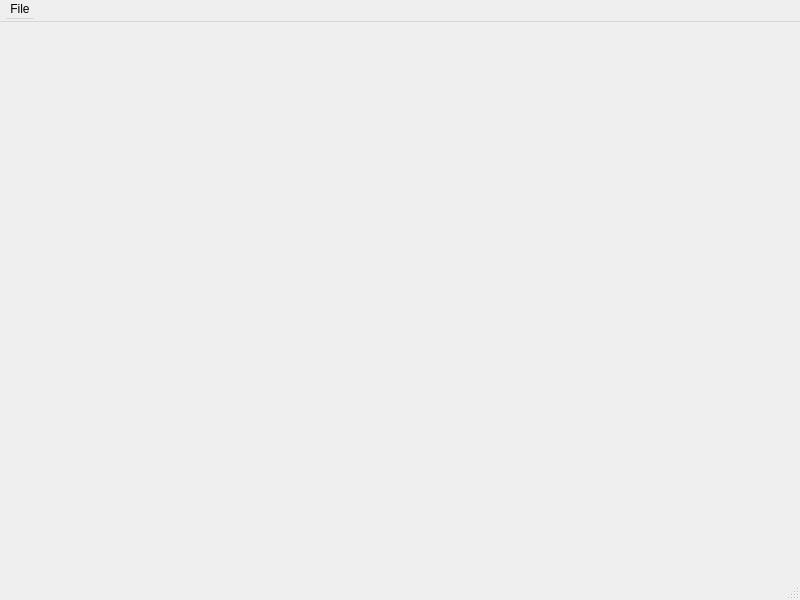
<?xml version="1.0" encoding="UTF-8"?>
<ui version="4.0">
 <class>MainWindow</class>
 <widget class="QMainWindow" name="MainWindow">
  <property name="geometry">
   <rect>
    <x>0</x>
    <y>0</y>
    <width>800</width>
    <height>600</height>
   </rect>
  </property>
  <property name="windowTitle">
   <string>MainWindow</string>
  </property>
  <widget class="QWidget" name="centralwidget">
   <widget class="QStackedWidget" name="pageStack">
    <property name="enabled">
     <bool>true</bool>
    </property>
    <property name="geometry">
     <rect>
      <x>0</x>
      <y>0</y>
      <width>801</width>
      <height>551</height>
     </rect>
    </property>
    <property name="currentIndex">
     <number>-1</number>
    </property>
   </widget>
  </widget>
  <widget class="QMenuBar" name="menubar">
   <property name="geometry">
    <rect>
     <x>0</x>
     <y>0</y>
     <width>800</width>
     <height>22</height>
    </rect>
   </property>
   <property name="minimumSize">
    <size>
     <width>50</width>
     <height>22</height>
    </size>
   </property>
   <widget class="QMenu" name="menuFile">
    <property name="title">
     <string>File</string>
    </property>
    <addaction name="actionPreferences"/>
    <addaction name="actionAbout"/>
    <addaction name="separator"/>
    <addaction name="actionQuit"/>
   </widget>
   <addaction name="menuFile"/>
  </widget>
  <widget class="QStatusBar" name="statusbar"/>
  <action name="actionQuit">
   <property name="text">
    <string>Quit</string>
   </property>
   <property name="menuRole">
    <enum>QAction::QuitRole</enum>
   </property>
  </action>
  <action name="actionAbout">
   <property name="text">
    <string>About BulkCopyscape</string>
   </property>
   <property name="menuRole">
    <enum>QAction::AboutRole</enum>
   </property>
  </action>
  <action name="actionPreferences">
   <property name="text">
    <string>Preferences</string>
   </property>
   <property name="menuRole">
    <enum>QAction::PreferencesRole</enum>
   </property>
  </action>
 </widget>
 <resources/>
 <connections/>
</ui>
